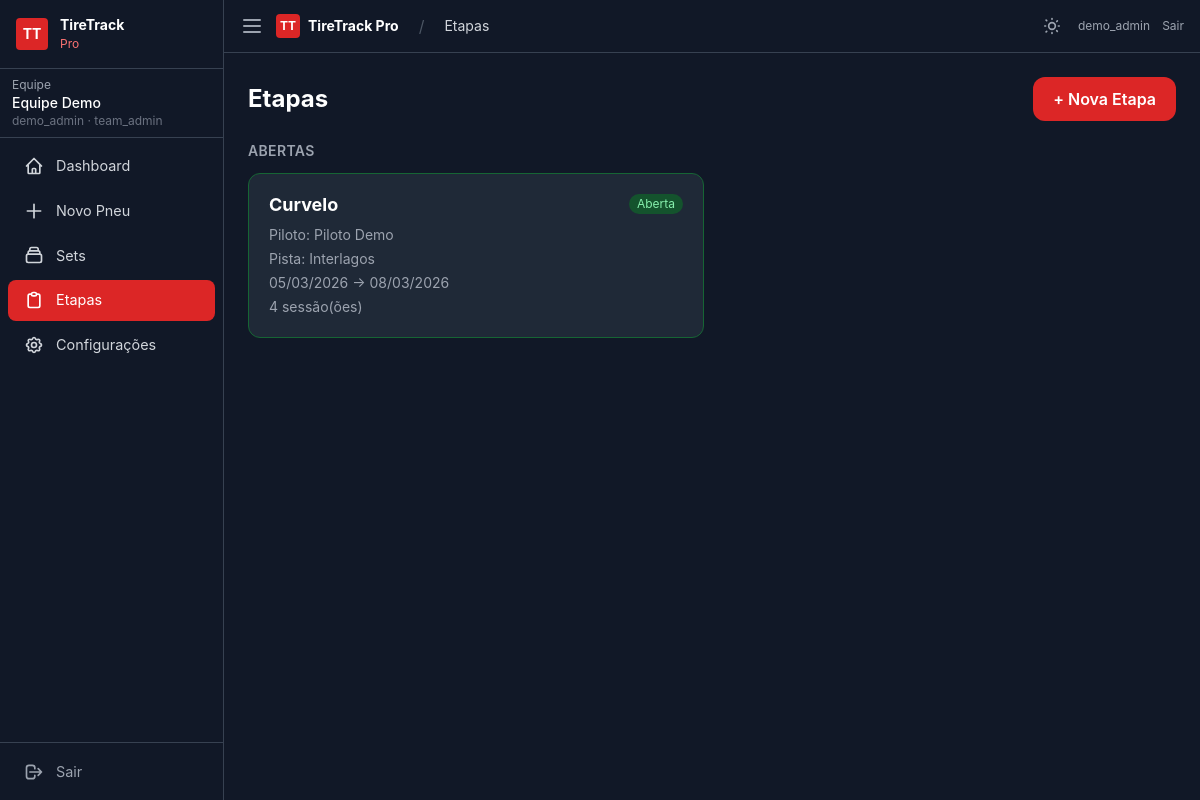
The page /rounds/ (signed in) on the database its author committed.
### app/models.py (models this page shows, shortened)
class Team(db.Model):
    __tablename__ = 'teams'
    id = db.Column(db.Integer, primary_key=True)
    name = db.Column(db.String(100), nullable=False)
    slug = db.Column(db.String(50), unique=True, nullable=False)
    logo_url = db.Column(db.String(255))
    is_active = db.Column(db.Boolean, default=True, nullable=False)
    created_at = db.Column(db.DateTime, default=datetime.utcnow)
    users = db.relationship('User', backref='team', lazy='dynamic', foreign_keys='User.team_id')
    drivers = db.relationship('Driver', backref='team', lazy='dynamic')
    tires = db.relationship('Tire', backref='team', lazy='dynamic')
    tire_sets = db.relationship('TireSet', backref='team', lazy='dynamic')
    rounds = db.relationship('Round', backref='team', lazy='dynamic')

class User(UserMixin, db.Model):
    __tablename__ = 'users'
    ROLES = ['superadmin', 'team_admin', 'team_user', 'viewer']
    id = db.Column(db.Integer, primary_key=True)
    team_id = db.Column(db.Integer, db.ForeignKey('teams.id'), nullable=True)
    username = db.Column(db.String(80), unique=True, nullable=False)
    email = db.Column(db.String(120), unique=True, nullable=False)
    password_hash = db.Column(db.String(255), nullable=False)
    role = db.Column(db.String(20), nullable=False, default='team_user')
    is_active = db.Column(db.Boolean, default=True, nullable=False)
    created_at = db.Column(db.DateTime, default=datetime.utcnow)
    observations = db.relationship('Observation', backref='author', lazy='dynamic')
    @property
    def is_team_admin(self):
        return self.role in ('superadmin', 'team_admin')
    @property
    def can_write(self):
        return self.role in ('superadmin', 'team_admin', 'team_user')

class Round(db.Model):
    __tablename__ = 'rounds'
    id = db.Column(db.Integer, primary_key=True)
    team_id = db.Column(db.Integer, db.ForeignKey('teams.id'), nullable=False)
    driver_id = db.Column(db.Integer, db.ForeignKey('drivers.id'), nullable=False)
    track_id = db.Column(db.Integer, db.ForeignKey('tracks.id'), nullable=True)
    name = db.Column(db.String(150), nullable=False)
    start_date = db.Column(db.Date)
    end_date = db.Column(db.Date)
    status = db.Column(db.String(20), default='open', nullable=False)  # open, closed
    created_at = db.Column(db.DateTime, default=datetime.utcnow)
    sessions = db.relationship('Session', backref='round', lazy='dynamic')

class Driver(db.Model):
    __tablename__ = 'drivers'
    id = db.Column(db.Integer, primary_key=True)
    team_id = db.Column(db.Integer, db.ForeignKey('teams.id'), nullable=False)
    name = db.Column(db.String(100), nullable=False)
    number = db.Column(db.String(10))
    category = db.Column(db.String(50))
    is_active = db.Column(db.Boolean, default=True, nullable=False)
    created_at = db.Column(db.DateTime, default=datetime.utcnow)
    tires = db.relationship('Tire', backref='driver', lazy='dynamic')
    tire_sets = db.relationship('TireSet', backref='driver', lazy='dynamic')
    rounds = db.relationship('Round', backref='driver', lazy='dynamic')

class Track(db.Model):
    __tablename__ = 'tracks'
    id = db.Column(db.Integer, primary_key=True)
    name = db.Column(db.String(150), nullable=False)
    km_per_lap = db.Column(db.Float)
    location = db.Column(db.String(100))
    is_global = db.Column(db.Boolean, default=False, nullable=False)
    team_id = db.Column(db.Integer, db.ForeignKey('teams.id'), nullable=True)
    sessions = db.relationship('Session', backref='track', lazy='dynamic')
    rounds = db.relationship('Round', backref='track', lazy='dynamic')

### app/blueprints/rounds/routes.py (the view)
@rounds_bp.route('/')
@login_required
def index():
    team_id = current_user.team_id
    open_rounds = Round.query.filter_by(team_id=team_id, status='open').order_by(Round.start_date.desc()).all()
    closed_rounds = Round.query.filter_by(team_id=team_id, status='closed').order_by(Round.start_date.desc()).all()
    drivers = Driver.query.filter_by(team_id=team_id, is_active=True).all()
    tracks = get_team_tracks(team_id)
    return render_template('rounds/index.html',
                           open_rounds=open_rounds,
                           closed_rounds=closed_rounds,
                           drivers=drivers,
                           tracks=tracks)

### app/utils.py (called while the page is built)
def get_team_tracks(team_id):
    from app.models import Track
    return Track.query.filter(
        (Track.is_global == True) | (Track.team_id == team_id)
    ).order_by(Track.name).all()

### app/templates/rounds/index.html (shortened to what this page needs)
{% extends 'base.html' %}
{% block breadcrumb %}
<span class="text-gray-600 mx-2">/</span>
<span class="text-gray-300 text-sm">Etapas</span>
{% endblock %}
{% block content %}
<div x-data="{ newModal: false }" class="space-y-5">
  <div class="flex items-center justify-between">
    <h1 class="text-2xl font-bold text-white">Etapas</h1>
    {% if current_user.can_write %}
    <button @click="newModal = true"
            class="bg-red-600 hover:bg-red-700 text-white font-semibold px-5 py-2.5 rounded-xl min-h-[44px]">
      + Nova Etapa
    </button>
    {% endif %}
  </div>
  <div>
    <h2 class="text-sm font-semibold text-gray-400 uppercase tracking-wide mb-3">Abertas</h2>
    {% if open_rounds %}
    <div class="grid grid-cols-1 lg:grid-cols-2 xl:grid-cols-3 gap-4">
      {% for rnd in open_rounds %}
      <a href="{{ url_for('rounds.detail', round_id=rnd.id) }}"
         class="bg-gray-800 rounded-xl p-5 border border-green-800 hover:border-green-600 transition-colors block">
        <div class="flex items-start justify-between mb-2">
          <div class="font-bold text-white text-lg leading-tight">{{ rnd.name }}</div>
          <span class="text-xs bg-green-900 text-green-300 px-2 py-0.5 rounded-full flex-shrink-0 ml-2">Aberta</span>
        </div>
        <div class="text-sm text-gray-400 space-y-1">
          <div>Piloto: {{ rnd.driver.name if rnd.driver else '—' }}</div>
          <div>Pista: {{ rnd.track.name if rnd.track else '—' }}</div>
          {% if rnd.start_date %}
          <div>{{ rnd.start_date.strftime('%d/%m/%Y') }}{% if rnd.end_date %} → {{ rnd.end_date.strftime('%d/%m/%Y') }}{% endif %}</div>
          {% endif %}
          <div>{{ rnd.sessions.count() }} sessão(ões)</div>
        </div>
      </a>
      {% endfor %}
    </div>
    {% else %}
    <div class="bg-gray-800 rounded-xl border border-gray-700 p-8 text-center text-gray-400">Nenhuma etapa aberta.</div>
    {% endif %}
  </div>
</div>
{% endblock %}

### app/templates/base.html (shortened to what this page needs)
<!DOCTYPE html>
<html lang="pt-BR" class="dark" id="html-root">
<head>
  <script src="https://cdn.tailwindcss.com"></script>
</head>
<body x-data="{ sidebarOpen: window.innerWidth >= 1024 }" class="min-h-screen flex">
  <aside :class="sidebarOpen ? 'w-56' : 'w-0 overflow-hidden'"
         class="hidden lg:flex flex-col bg-gray-900 border-r border-gray-700 transition-all duration-200 no-print flex-shrink-0">
    <div class="p-4 border-b border-gray-700 flex items-center gap-3">
      <div class="w-8 h-8 bg-red-600 rounded flex items-center justify-center text-white font-bold text-sm">TT</div>
      <div x-show="sidebarOpen" class="font-bold text-white text-sm leading-tight">TireTrack<br><span class="text-red-400 text-xs font-normal">Pro</span></div>
    </div>
    {% if current_user.is_authenticated %}
    <div x-show="sidebarOpen" class="px-3 py-2 border-b border-gray-700">
      <div class="text-xs text-gray-400">Equipe</div>
      <div class="text-sm font-medium text-white truncate">{{ current_user.team.name if current_user.team else 'Superadmin' }}</div>
      <div class="text-xs text-gray-500">{{ current_user.username }} · {{ current_user.role }}</div>
    </div>
    <nav class="flex-1 p-2 space-y-1 overflow-y-auto">
      <a href="{{ url_for('dashboard.index') }}"
         class="sidebar-link {{ 'active' if request.endpoint == 'dashboard.index' else 'text-gray-300' }}">
        <svg class="w-5 h-5 flex-shrink-0" fill="none" stroke="currentColor" viewBox="0 0 24 24">
          <path stroke-linecap="round" stroke-linejoin="round" stroke-width="2" d="M3 12l2-2m0 0l7-7 7 7M5 10v10a1 1 0 001 1h3m10-11l2 2m-2-2v10a1 1 0 01-1 1h-3m-6 0a1 1 0 001-1v-4a1 1 0 011-1h2a1 1 0 011 1v4a1 1 0 001 1m-6 0h6"/>
        </svg>
        <span x-show="sidebarOpen">Dashboard</span>
      </a>
      <a href="{{ url_for('tires.new') }}"
         class="sidebar-link {{ 'active' if request.endpoint and request.endpoint.startswith('tires') else 'text-gray-300' }}">
        <svg class="w-5 h-5 flex-shrink-0" fill="none" stroke="currentColor" viewBox="0 0 24 24">
          <path stroke-linecap="round" stroke-linejoin="round" stroke-width="2" d="M12 4v16m8-8H4"/>
        </svg>
        <span x-show="sidebarOpen">Novo Pneu</span>
      </a>
      <a href="{{ url_for('sets.index') }}"
         class="sidebar-link {{ 'active' if request.endpoint and request.endpoint.startswith('sets') else 'text-gray-300' }}">
        <span x-show="sidebarOpen">Sets</span>
      </a>
      <a href="{{ url_for('rounds.index') }}"
         class="sidebar-link {{ 'active' if request.endpoint and request.endpoint.startswith('rounds') else 'text-gray-300' }}">
        <svg class="w-5 h-5 flex-shrink-0" fill="none" stroke="currentColor" viewBox="0 0 24 24">
          <path stroke-linecap="round" stroke-linejoin="round" stroke-width="2" d="M9 5H7a2 2 0 00-2 2v12a2 2 0 002 2h10a2 2 0 002-2V7a2 2 0 00-2-2h-2M9 5a2 2 0 002 2h2a2 2 0 002-2M9 5a2 2 0 012-2h2a2 2 0 012 2"/>
        </svg>
        <span x-show="sidebarOpen">Etapas</span>
      </a>
      {% if current_user.is_team_admin %}
      <a href="{{ url_for('admin.index') }}"
         class="sidebar-link {{ 'active' if request.endpoint and request.endpoint.startswith('admin') else 'text-gray-300' }}">
        <span x-show="sidebarOpen">Configurações</span>
      </a>
      {% endif %}
    </nav>
    <div class="p-2 border-t border-gray-700">
      <a href="{{ url_for('auth.logout') }}" class="sidebar-link text-gray-400 hover:text-red-400">
        <svg class="w-5 h-5 flex-shrink-0" fill="none" stroke="currentColor" viewBox="0 0 24 24">
          <path stroke-linecap="round" stroke-linejoin="round" stroke-width="2" d="M17 16l4-4m0 0l-4-4m4 4H7m6 4v1a3 3 0 01-3 3H6a3 3 0 01-3-3V7a3 3 0 013-3h4a3 3 0 013 3v1"/>
        </svg>
        <span x-show="sidebarOpen">Sair</span>
      </a>
    </div>
    {% endif %}
  </aside>
  <div class="flex-1 flex flex-col min-w-0 overflow-hidden">
    <header class="bg-gray-900 border-b border-gray-700 px-4 py-3 flex items-center gap-3 no-print flex-shrink-0">
      {% if current_user.is_authenticated %}
      <button @click="sidebarOpen = !sidebarOpen" class="hidden lg:block text-gray-400 hover:text-white">
        <svg class="w-6 h-6" fill="none" stroke="currentColor" viewBox="0 0 24 24">
          <path stroke-linecap="round" stroke-linejoin="round" stroke-width="2" d="M4 6h16M4 12h16M4 18h16"/>
        </svg>
      </button>
      {% endif %}
      <div class="flex items-center gap-2">
        <div class="w-6 h-6 bg-red-600 rounded text-white font-bold text-xs flex items-center justify-center">TT</div>
        <span class="font-bold text-white text-sm">TireTrack Pro</span>
      </div>
      {% block breadcrumb %}{% endblock %}
      <div class="ml-auto flex items-center gap-3">
        <button id="theme-toggle" onclick="toggleTheme()"
                class="text-gray-400 hover:text-white transition-colors p-1 rounded-lg hover:bg-gray-700"
                title="Alternar modo claro/escuro">
          <svg id="icon-sun" class="w-5 h-5" fill="none" stroke="currentColor" viewBox="0 0 24 24">
            <path stroke-linecap="round" stroke-linejoin="round" stroke-width="2"
              d="M12 3v1m0 16v1m8.66-9h-1M4.34 12h-1m15.07-6.07-.71.71M5.64 18.36l-.71.71M18.36 18.36l-.71-.71M5.64 5.64l-.71-.71M12 8a4 4 0 100 8 4 4 0 000-8z"/>
          </svg>
        </button>
        {% if current_user.is_authenticated %}
        <span class="text-xs text-gray-400 hidden sm:block">{{ current_user.username }}</span>
        <a href="{{ url_for('auth.logout') }}" class="text-xs text-gray-400 hover:text-red-400 hidden sm:block">Sair</a>
        {% endif %}
      </div>
    </header>
    <main class="flex-1 overflow-auto p-4 lg:p-6">
      {% block content %}{% endblock %}
    </main>
  </div>
</body>
</html>

### app/templates/base.html (style rules this page uses)
body { background-color: #111827; color: #F9FAFB; font-family: 'Inter', 'Roboto', system-ui, sans-serif; }
.sidebar-link { display:flex;align-items:center;gap:0.75rem;padding:0.6rem 1rem;border-radius:0.5rem;transition:background 0.15s;font-size:0.9rem; }
.sidebar-link.active { background:#DC2626;color:#fff; }

### rows shown on the page
Team: team "Equipe Demo"
User: username "demo_admin", role "team_admin"
Round: name "Curvelo", driver "Piloto Demo", track "Interlagos", start_date "05/03/2026", end_date "08/03/2026", sessions.count "4"
